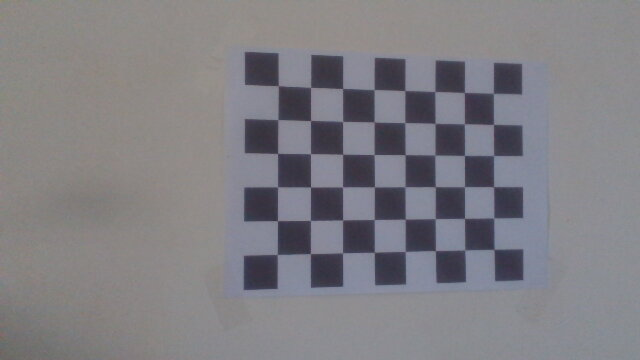
#> input picture ROS1/packages/artag/calibration/2022-10-27-153710.jpg, 640 x 360 px; its folder holds 4 pictures in this run
$ python calibration.py
#> lines starting #> are read from the running program, lines starting #| are printed output that depends on the picture; after the words box and inside, x2 and y2 are one past the last pixel; in counts of white or black regions, pixels touching at a corner belong together
#!/usr/bin/env python3

import cv2
import numpy as np
import os
import glob

# Defining the dimensions of checkerboard
CHECKERBOARD = (8,6)
criteria = (cv2.TERM_CRITERIA_EPS + cv2.TERM_CRITERIA_MAX_ITER, 30, 0.001)

# Creating vector to store vectors of 3D points for each checkerboard image
objpoints = []
# Creating vector to store vectors of 2D points for each checkerboard image
imgpoints = []


# Defining the world coordinates for 3D points
objp = np.zeros((1, CHECKERBOARD[0] * CHECKERBOARD[1], 3), np.float32)
objp[0,:,:2] = np.mgrid[0:CHECKERBOARD[0], 0:CHECKERBOARD[1]].T.reshape(-1, 2)
prev_img_shape = None

# Extracting path of individual image stored in a given directory
images = glob.glob('./calibration/*.jpg')
for fname in images:
    img = cv2.imread(fname)
#> img is the input picture: shape (360, 640, 3); mean B, G, R 131.3, 126.2, 127.7
    gray = cv2.cvtColor(img,cv2.COLOR_BGR2GRAY)
    # Find the chess board corners
    # If desired number of corners are found in the image then ret = true
    ret, corners = cv2.findChessboardCorners(gray, CHECKERBOARD, cv2.CALIB_CB_ADAPTIVE_THRESH + cv2.CALIB_CB_FAST_CHECK + cv2.CALIB_CB_NORMALIZE_IMAGE)
#> ret = True; corners = 48 rows, first 8: [278.4, 85.62], [310.6, 87.43], [342.5, 88.51], [374, 89.63], [404.7, 90.51], [434.9, 91.51], [464.5, 92.5], [493.4, 93.53]

    """
    If desired number of corner are detected,
    we refine the pixel coordinates and display
    them on the images of checker board
    """
    if ret == True:
        objpoints.append(objp)
        # refining pixel coordinates for given 2d points.
        corners2 = cv2.cornerSubPix(gray, corners, (11,11),(-1,-1), criteria)
#> corners2 = 48 rows, first 8: [278.4, 85.68], [310.5, 87.45], [342.6, 88.51], [374.1, 89.6], [404.8, 90.6], [434.8, 91.54], [464.4, 92.52], [493.4, 93.39]

        imgpoints.append(corners2)

        # Draw and display the corners
        img = cv2.drawChessboardCorners(img, CHECKERBOARD, corners2, ret)
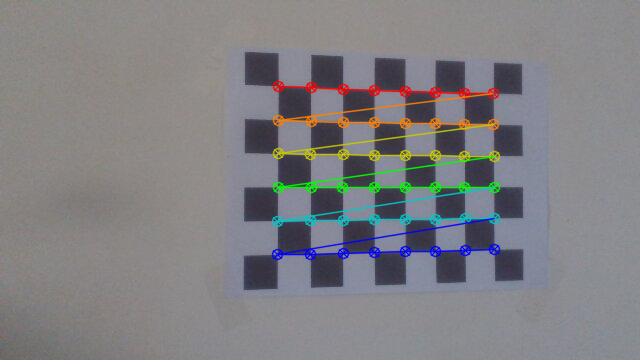
#> img: shape (360, 640, 3); 4.67% of pixels changed, all inside (x1, y1, x2, y2) = (271, 80, 501, 261)

    cv2.imshow('img',img)
    cv2.waitKey(0)
#> pass 2 of the loop `for fname in images:`:
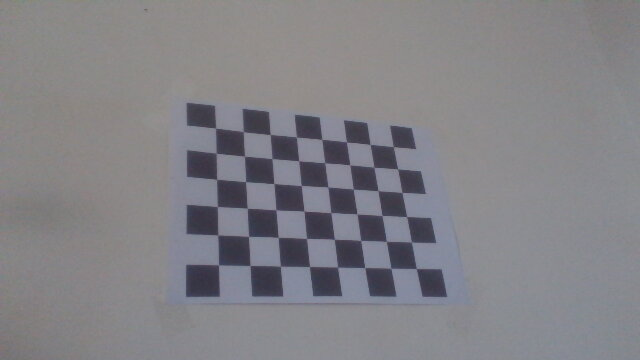
#> input picture ROS1/packages/artag/calibration/2022-10-27-153717.jpg, 640 x 360 px
#> img is the input picture: shape (360, 640, 3); mean B, G, R 134.2, 129.6, 130.6
#> corners = 48 rows, first 8: [215.5, 128], [243.5, 131.6], [270.2, 134.4], [296.3, 137.2], [321.7, 139.4], [346.7, 142], [370.2, 144.6], [393.5, 146.6]
#> corners2 = 48 rows, first 8: [215.6, 128.1], [243.3, 131.6], [270.1, 134.5], [296.4, 137.1], [321.8, 139.3], [346.4, 141.9], [370.2, 144.4], [393.3, 146.7]
#> `img = cv2.drawChessboardCorners(img, CHECKERBOARD, corners2, ret)`:
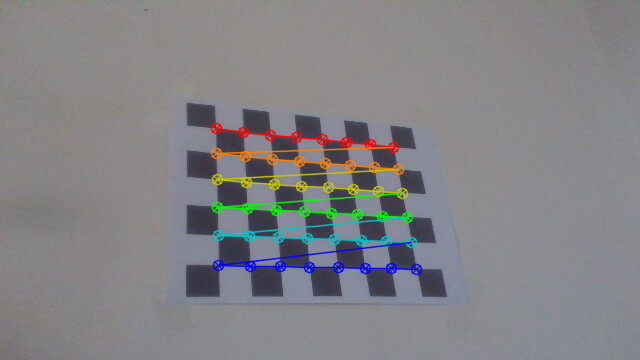
#> img: shape (360, 640, 3); 4.23% of pixels changed, all inside (x1, y1, x2, y2) = (210, 122, 423, 276)
#> pass 3 of the loop `for fname in images:`:
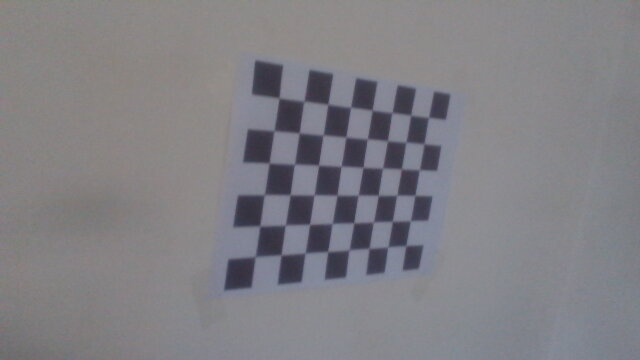
#> input picture ROS1/packages/artag/calibration/2022-10-27-153724.jpg, 640 x 360 px
#> img is the input picture: shape (360, 640, 3); mean B, G, R 132.4, 127.4, 128.6
#> corners = 48 rows, first 8: [278.5, 97.91], [304, 101.7], [327.7, 104], [350.8, 107], [372.1, 109.6], [392.4, 112.1], [410.8, 115.4], [428.6, 117.5]
#> corners2 = 48 rows, first 8: [279.1, 97.97], [303.8, 101.3], [327.9, 104.3], [350.6, 107.3], [372.2, 110.2], [391.9, 112.7], [410.7, 115.1], [428.5, 117.5]
#> `img = cv2.drawChessboardCorners(img, CHECKERBOARD, corners2, ret)`:
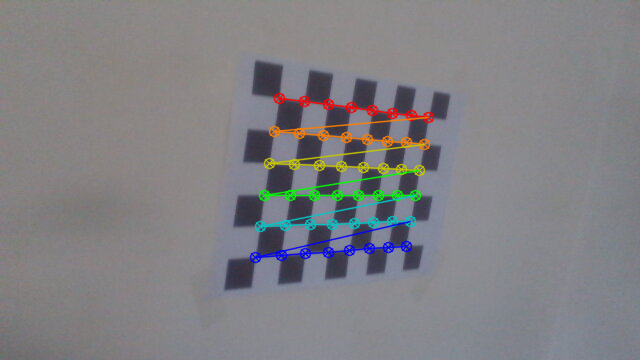
#> img: shape (360, 640, 3); 3.77% of pixels changed, all inside (x1, y1, x2, y2) = (249, 92, 435, 264)
#> the loop made 4 passes; the first 3 are shown

cv2.destroyAllWindows()

h,w = img.shape[:2]
#> h = 360; w = 640

"""
Performing camera calibration by
passing the value of known 3D points (objpoints)
and corresponding pixel coordinates of the
detected corners (imgpoints)
"""
ret, mtx, dist, rvecs, tvecs = cv2.calibrateCamera(objpoints, imgpoints, gray.shape[::-1], None, None)

print("Camera matrix : \n")
print("CAMERA_MATRIX=np.array(" + str(mtx.tolist()) + ")")
print("dist : \n")
print("DIST=np.array(" + str(dist.tolist()) + ")")
print("rvecs : \n")
#> (the run stopped early here; a loop or call above may not have finished)
